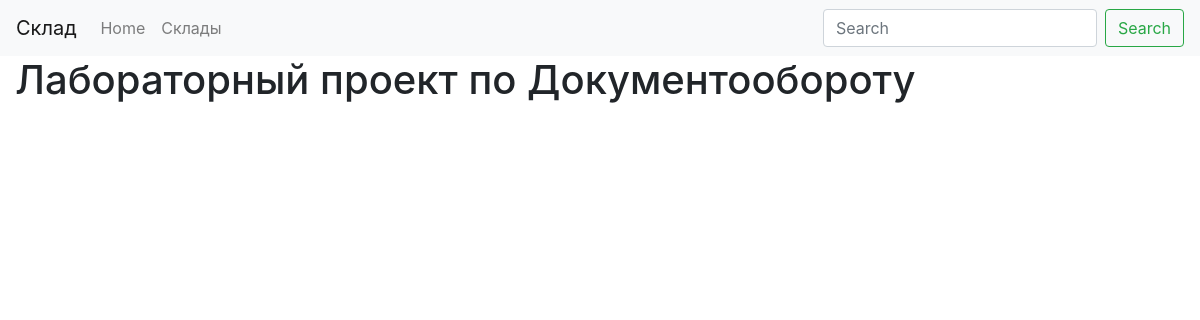
The app's page /, older data.
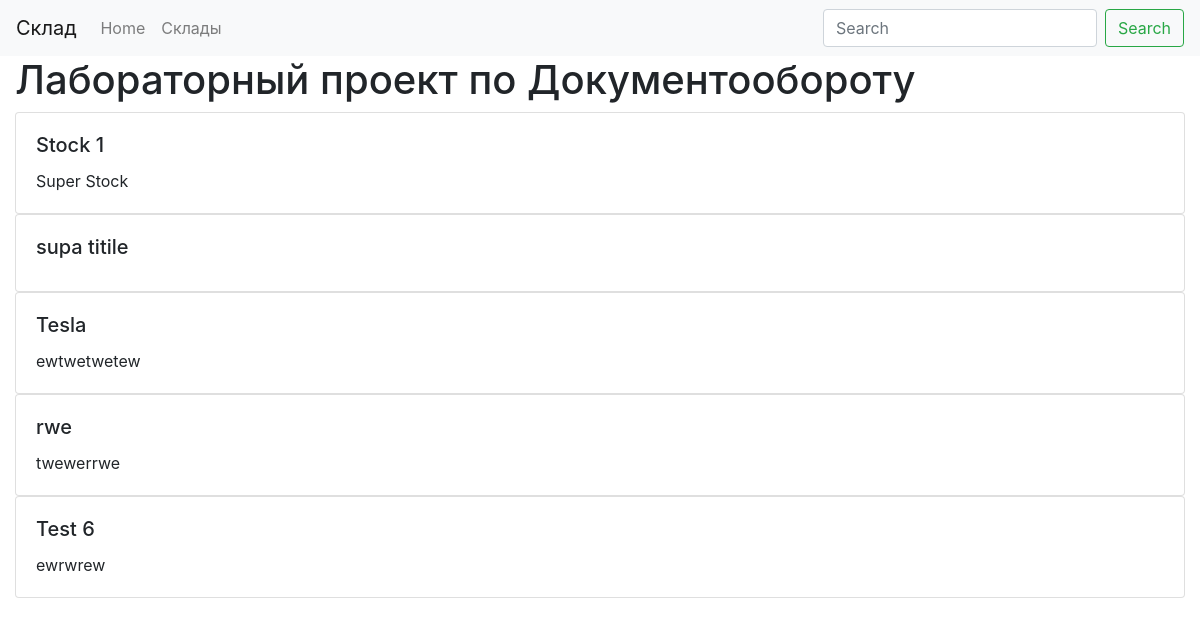
The same page, newer data.
### stock/models.py (models this page shows, shortened)
class StockItem(models.Model): #stockitem_set.all()
	contractor = models.ForeignKey(User, default=1, on_delete=models.SET_NULL, null=True)
	title = models.CharField(max_length=120)
	slug = models.SlugField(unique=True) # hello world -> hello-world
	content = models.TextField(null=True, blank=True)

### docoborot/views.py (the view)
# urls.py: path('', home_page),
def home_page(request):
	my_title = "Лабораторный проект по Документообороту"
	qs = StockItem.objects.all()[:5]
	context = {"title": my_title, "stock_list": qs}
	return render(request, "home.html", context)

### templates/home.html
{% extends "base.html" %}
{% block content %}
<h1>{{ title }}</h1>
{% for a in stock_list %}
	{% include 'stock_item/list-inline.html' with stock_item=a %}
{% endfor %}
{% endblock %}

### stock/templates/stock_item/list-inline.html
<div class='card'>
	<div class='card-body'>
		<h5 class='card-title'>{{ stock_item.title }}</h5>
		<p class='card-text'>{{ stock_item.content }}</p>
	</div>
</div>

Row changes from the older to the newer data that the page shows:
added StockItem: title "Stock 1", content "Super Stock"
added StockItem: title "supa titile"
added StockItem: title "Tesla", content "ewtwetwetew"
added StockItem: title "rwe", content "twewerrwe"
added StockItem: title "Test 6", content "ewrwrew"
